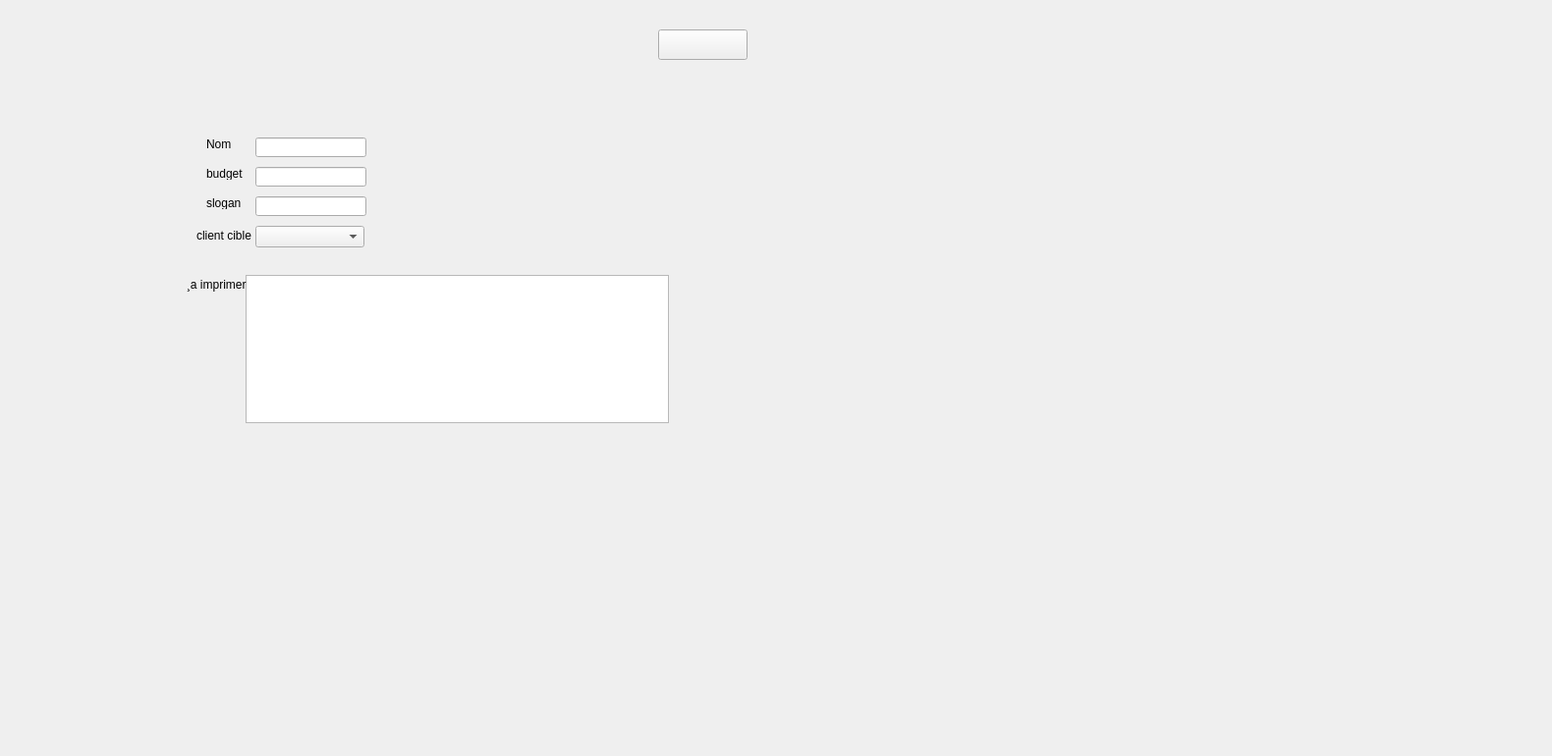
      <widget class="QWidget" name="campagnemarketing">
       <widget class="QLabel" name="label_26">
        <property name="geometry">
         <rect>
          <x>-20</x>
          <y>-90</y>
          <width>1571</width>
          <height>761</height>
         </rect>
        </property>
        <property name="text">
         <string/>
        </property>
        <property name="pixmap">
         <pixmap>../../crm/111.PNG</pixmap>
        </property>
       </widget>
       <widget class="QLineEdit" name="lineEdit_8">
        <property name="geometry">
         <rect>
          <x>260</x>
          <y>140</y>
          <width>113</width>
          <height>20</height>
         </rect>
        </property>
       </widget>
       <widget class="QLineEdit" name="lineEdit_9">
        <property name="geometry">
         <rect>
          <x>260</x>
          <y>170</y>
          <width>113</width>
          <height>20</height>
         </rect>
        </property>
       </widget>
       <widget class="QLineEdit" name="lineEdit_10">
        <property name="geometry">
         <rect>
          <x>260</x>
          <y>200</y>
          <width>113</width>
          <height>20</height>
         </rect>
        </property>
       </widget>
       <widget class="QLabel" name="label_30">
        <property name="geometry">
         <rect>
          <x>210</x>
          <y>140</y>
          <width>47</width>
          <height>13</height>
         </rect>
        </property>
        <property name="text">
         <string>Nom</string>
        </property>
       </widget>
       <widget class="QLabel" name="label_31">
        <property name="geometry">
         <rect>
          <x>210</x>
          <y>170</y>
          <width>47</width>
          <height>13</height>
         </rect>
        </property>
        <property name="text">
         <string>budget</string>
        </property>
       </widget>
       <widget class="QLabel" name="label_32">
        <property name="geometry">
         <rect>
          <x>210</x>
          <y>200</y>
          <width>47</width>
          <height>13</height>
         </rect>
        </property>
        <property name="text">
         <string>slogan</string>
        </property>
       </widget>
       <widget class="QTextEdit" name="textEdit_3">
        <property name="geometry">
         <rect>
          <x>250</x>
          <y>280</y>
          <width>431</width>
          <height>151</height>
         </rect>
        </property>
       </widget>
       <widget class="QLabel" name="label_34">
        <property name="geometry">
         <rect>
          <x>190</x>
          <y>280</y>
          <width>61</width>
          <height>20</height>
         </rect>
        </property>
        <property name="text">
         <string>¸a imprimer</string>
        </property>
       </widget>
       <widget class="QComboBox" name="comboBox">
        <property name="geometry">
         <rect>
          <x>260</x>
          <y>230</y>
          <width>111</width>
          <height>22</height>
         </rect>
        </property>
       </widget>
       <widget class="QLabel" name="label_40">
        <property name="geometry">
         <rect>
          <x>200</x>
          <y>230</y>
          <width>61</width>
          <height>20</height>
         </rect>
        </property>
        <property name="text">
         <string>client cible</string>
        </property>
       </widget>
       <widget class="QPushButton" name="pushButton_22">
        <property name="geometry">
         <rect>
          <x>670</x>
          <y>30</y>
          <width>91</width>
          <height>31</height>
         </rect>
        </property>
        <property name="styleSheet">
         <string notr="true">background-image: url(:/crm/home.png);</string>
        </property>
        <property name="text">
         <string/>
        </property>
       </widget>
      </widget>
